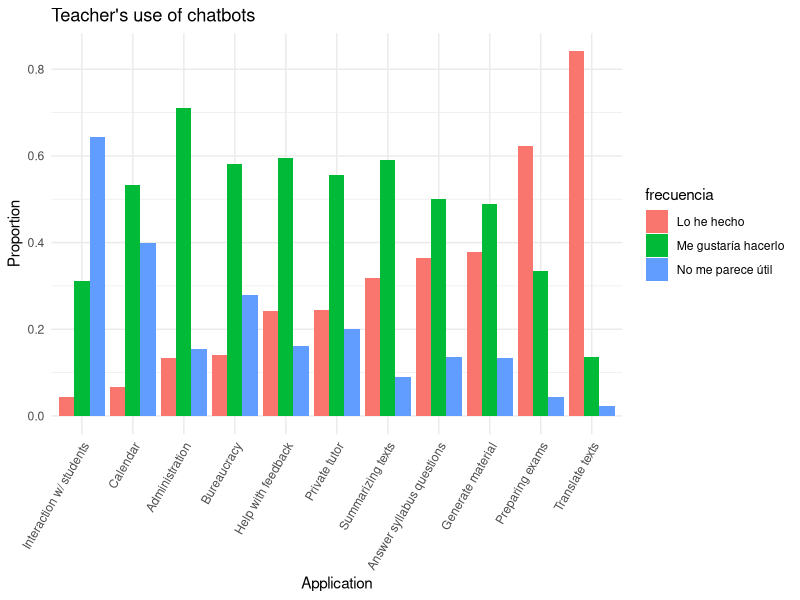

Reproduce this figure in R.
## ---- chunk 1
library(ggplot2)
library(dplyr)
library(tidyr)

frecuencias_data <- read.csv("../data/frecuencias-uso-docentes.csv", header = TRUE, na.strings="", sep = ";")

columnas <- strsplit("administrativas;burocracia;calendario;comunicacion-profesorado;feedback;generar-material;preguntas-temario;preparar-examen;profesor-particular;resumen;traduccion", ";")

resultados_uso <- data.frame( uso=character(),
                              frecuencia=character(),
                              respuestas=numeric(),
                              porcentaje = numeric() );

for ( i in columnas[[1]] ) {
  i <- gsub("-", ".", i)

  porcentajes_data <-  frecuencias_data[i] %>% drop_na() %>% group_by(.data[[i]]) %>%
  summarise(Número = n()) %>%
  mutate(Proporción = Número / sum(Número))

  porcentajes_data$Frecuencia <- factor(porcentajes_data[[i]],
                                        levels = c("No me parece útil", "Me gustaría hacerlo", "Lo he hecho"))

  for (j in levels(porcentajes_data$Frecuencia) ) {
    resultados_uso <- rbind( resultados_uso,
                             data.frame( uso = i,
                                         frecuencia = j,
                                         respuestas = sum( porcentajes_data$Número[porcentajes_data$Frecuencia == j] ),
                                         porcentaje = sum( porcentajes_data$Proporción[porcentajes_data$Frecuencia == j] )
                             )
    )
  }

}

## ---- chunk 2
resultados_uso$uso <- factor(resultados_uso$uso,
                             levels = resultados_uso %>%
                               filter(frecuencia == "Lo he hecho") %>%
                               arrange(porcentaje) %>% pull(uso)
                             )
translated_labels <- c("Interaction w/ students",
                               "Calendar",
                               "Administration",
                               "Bureaucracy",
                               "Help with feedback",
                               "Private tutor",
                               "Summarizing texts",
                       "Answer syllabus questions",
                               "Generate material",
                               "Preparing exams",
                               "Translate texts")  
ggplot(resultados_uso, aes(x=uso, fill=frecuencia, y = porcentaje)) +
  geom_bar( stat="identity", position="dodge") +
  labs(title="Teacher's use of chatbots", x="Application", y="Proportion") +
  scale_x_discrete( labels = translated_labels ) +
  theme_minimal() +
  theme(axis.text.x = element_text(angle = 60, hjust = 1))
## ---- chunk 3
library(knitr)
library(kableExtra)
resultados_uso$porcentaje <- NULL
resultados_uso %>%
  pivot_wider(names_from = frecuencia, values_from = respuestas) %>%
  arrange(desc(`Lo he hecho`)) %>%
  kable( digits=3,
         col.names = c("Application", "It's not useful", "I'd like to do it", "I've done it"),
         caption = "How often I have used chatbots for this purpose",
  ) %>%
  kable_styling( full_width = FALSE )
